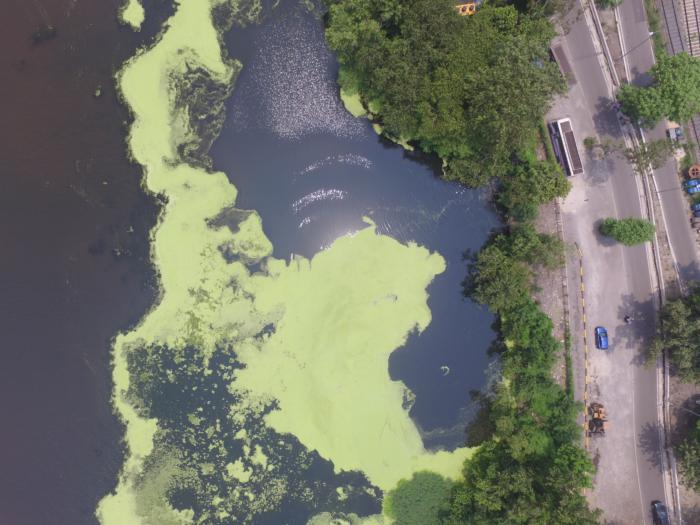
#> input picture 6 Panorana Stitching/imgs/04/kk4_DJI_0580.JPG, 700 x 525 px; its folder holds only this picture in this run
$ jupyter execute --allow-errors panorama_stitching.ipynb   (shell and % lines are left out)
#> lines starting #> are read from the running program, lines starting #| are printed output that depends on the picture
[cell 1]
import numpy as np
from skimage.io import imread
from skimage.transform import warp, ProjectiveTransform
from skimage.color import rgb2gray
from scipy.ndimage import gaussian_filter
import os
import glob
import matplotlib.pyplot as plt

[cell 2]
def load_image_sequence(folder_path):
    image_paths = sorted(glob.glob(os.path.join(folder_path, '*')))
    return [imread(p) for p in image_paths]

[cell 3]
panorama_sequence = load_image_sequence('./imgs/04')
#> panorama_sequence = 1 item
fig, ax = plt.subplots(1, len(panorama_sequence), figsize=(40, 20))
#> (the rest of this cell did not finish here and is left out)

# Keypoints extraction, Homography and RANSAC transform

[cell 4]
from skimage.feature import ORB, match_descriptors

def find_orb(image, n_keypoints=500):
    orb = ORB(n_keypoints=n_keypoints)
    orb.detect_and_extract(rgb2gray(image))
    return np.flip(orb.keypoints, axis=1), orb.descriptors # np.flip to flip yx to xy

# [8 lines left out: function center_and_normalize_points, not called in this run]

def homogenous(points):
    return np.hstack((points, np.ones((points.shape[0],1))))

def non_homogenous(homogenous_points):
    z = np.where(homogenous_points[:,2] != 0, homogenous_points[:,2], 1e-9)
    return homogenous_points[:, :2] / z[:, None]

# [39 lines left out: functions find_homography, ransac_transform, not called in this run]

# Projection to Central Image

[cell 5]
def find_simple_center_warps(forward_transforms:list):
    center_warps = forward_transforms.copy()
    center_warps.insert(len(center_warps)//2, np.eye(3))
    for i in range(len(center_warps)//2)[::-1]:
        center_warps[i] = center_warps[i+1]@center_warps[i]
    for i in range(len(center_warps)//2+1, len(center_warps)):
        center_warps[i] = center_warps[i-1]@np.linalg.inv(center_warps[i])
    return center_warps

def get_final_center_warps(image_collection, simple_center_warps):
    corners_after_warp = []
    for image, warp in zip(image_collection, simple_center_warps):
        height, width, _ = image.shape
        corners = np.array([[0, 0],
                            [0, height],
                            [width, height],
                            [width, 0]])
        corners_after_warp.append(ProjectiveTransform(warp)(corners))

    corners_after_warp = np.stack(corners_after_warp)
    bounds = np.stack((np.min(corners_after_warp.reshape(-1,2), axis=0), np.max(corners_after_warp.reshape(-1,2), axis=0))).astype(int)
    return [np.array((
        (1, 0, -bounds[0, 0]),
        (0, 1, -bounds[0, 1]),
        (0, 0, 1)
    )) @ warp for warp in simple_center_warps], (bounds[1, 1]-bounds[0, 1], bounds[1, 0]-bounds[0, 0], 3)

def warp_image(image, transform_matrix, output_shape):
    transform = ProjectiveTransform(transform_matrix)
    warped_image = warp(image, transform.inverse, output_shape=output_shape)
    warped_mask =  warp(np.ones(image.shape[:2]), transform.inverse, output_shape=output_shape[:2])
    return warped_image, warped_mask

def merge_pano(image_collection, final_center_warps, output_shape):
    panorama = np.zeros(output_shape)
    for image, warp in zip(image_collection, final_center_warps):
        warped_image, warped_mask = warp_image(image, warp, output_shape)
        panorama = np.where(warped_mask[:,:,None], warped_image, panorama)

    return panorama

[cell 6]
keypoints_descriptors = []
for image in panorama_sequence:
    keypoints_descriptors.append(find_orb(image))
#> this loop made 1 pass
#> after the loop, keypoints_descriptors = 1 item

forward_transforms = []
for i in range(len(panorama_sequence)-1):
    forward_transforms.append(ransac_transform(
        keypoints_descriptors[i][0], #xy
        keypoints_descriptors[i][1],
        keypoints_descriptors[i+1][0], #xy
        keypoints_descriptors[i+1][1],
    ))
#> this loop made 0 passes
#> after the loop, forward_transforms = []

forward_transforms
simple_center_warps = find_simple_center_warps(forward_transforms)
#> after the loop in find_simple_center_warps, `for i in range(len(center_warps)//2)[::-1]:`: center_warps = [[[1, 0, 0], [0, 1, 0], [0, 0, 1]]]
#> simple_center_warps = [[[1, 0, 0], [0, 1, 0], [0, 0, 1]]]
final_center_warps, output_shape = get_final_center_warps(panorama_sequence, simple_center_warps)
#> the loop in get_final_center_warps, `for image, warp in zip(image_collection, simple_center_warps):` made 1 pass
#> (warp, height, width, corners) on pass 1: ([[1, 0, 0], [0, 1, 0], [0, 0, 1]], 525, 700, [[0, 0], [0, 525], [700, 525], [700, 0]])
#> after the loop in get_final_center_warps, `for image, warp in zip(image_collection, simple_center_warps):`: corners_after_warp = [[[0, 0], [0, 525], [700, 525], [700, 0]]]
#> in get_final_center_warps, `corners_after_warp = np.stack(corners_after_warp)`: corners_after_warp = [[0, 0], [0, 525], [700, 525], [700, 0]]
#> in get_final_center_warps, `bounds = np.stack((np.min(corners_after_warp.reshape(-1,2), axis=0), n..`: bounds = [[0, 0], [700, 525]]
#> final_center_warps = [[[1, 0, 0], [0, 1, 0], [0, 0, 1]]]; output_shape = (525, 700, 3)
pano = merge_pano(panorama_sequence, final_center_warps, output_shape)
#> the loop in merge_pano, `for image, warp in zip(image_collection, final_center_warps):` made 1 pass
#> warp on pass 1: [[1, 0, 0], [0, 1, 0], [0, 0, 1]]
plt.figure(figsize=(30, 10))
plt.imshow(pano)

# Merge Images

[cell 7]
def get_gaussian_pyramid(image, n_layers=4, sigma=30):
    gaussian_layers = [image.astype(float)]
    for _ in range(n_layers-1):
        gaussian_layers.append(gaussian_filter(gaussian_layers[-1], sigma))
    return gaussian_layers

def get_laplacian_pyramid(image, n_layers=4, sigma=5):
    laplacian_layers = get_gaussian_pyramid(image, n_layers, sigma)
    for i in range(n_layers-1):
        laplacian_layers[i] = laplacian_layers[i]-laplacian_layers[i+1]
    return laplacian_layers

def soft_ohe(continuous_mask):
    discrete_values = np.floor(continuous_mask).astype(int)
    weight_ceil = continuous_mask-discrete_values
    weight_floor = 1-weight_ceil

    num_classes = int(np.max(np.round(continuous_mask)) + 1)
    height, width = discrete_values.shape
    soft_masks = np.zeros((num_classes, height, width), dtype=np.float32)

    rows, cols = np.indices((height, width))
    np.add.at(soft_masks, (discrete_values, rows, cols), weight_floor)

    ceil_indices = discrete_values + 1
    valid_mask = ceil_indices < num_classes
    np.add.at(
        soft_masks,
        (ceil_indices[valid_mask], rows[valid_mask], cols[valid_mask]),
        weight_ceil[valid_mask]
    )
    return soft_masks

def voronoi_mask_layers(masks, n_layers=4, sigma=30, fix_holes=False):
    index_field = np.indices(masks[0].shape)
    mask_centers = np.vstack((
        np.sum((index_field[0][None,:,:]*masks).reshape(len(masks),-1), axis=1)/np.sum(masks.reshape(len(masks),-1), axis=1),
        np.sum((index_field[1][None,:,:]*masks).reshape(len(masks),-1), axis=1)/np.sum(masks.reshape(len(masks),-1), axis=1)
    )).T
    voronoi = np.argmin(np.linalg.norm(np.dstack(index_field)[None,:,:,:] - mask_centers[:,None,None,:],axis=-1), axis=0)
    # plt.figure(figsize=(30, 10))
    plt.imshow(voronoi, cmap='grey')
    mask_layers = np.array([soft_ohe(blurred_mask) for blurred_mask in get_gaussian_pyramid(voronoi, n_layers, sigma)]).swapaxes(0,1)
    voronoi_union_mask = np.sum(soft_ohe(voronoi)*masks, axis=0)[None,None,:,:]
    if fix_holes:
        mask_layers = np.where(np.sum(masks, axis=0)[None,None,:,:]==1, masks[:,None,:,:], mask_layers)
        return mask_layers
    return mask_layers*voronoi_union_mask

def gaussian_merge_pano(image_collection, final_center_warps, output_shape, n_layers=4, image_sigma=5, merge_sigma=50, fix_holes=False):
    masks = []
    image_layers = []
    for image, warp in zip(image_collection, final_center_warps):
        warped_image, warped_mask = warp_image(image, warp, output_shape)
        masks.append(warped_mask)
        image_layers.append(get_laplacian_pyramid(warped_image, n_layers, image_sigma))

    mask_layers = voronoi_mask_layers(np.array(masks), n_layers, merge_sigma, fix_holes)
    image_layers = np.array(image_layers)
    return np.sum(np.sum(mask_layers[:,:,:,:,None] * image_layers, axis=0), axis=0)

[cell 8]
pano = gaussian_merge_pano(panorama_sequence, final_center_warps, output_shape)
#> the loop in gaussian_merge_pano, `for image, warp in zip(image_collection, final_center_warps):` made 1 pass
#> after the loop in gaussian_merge_pano, `for image, warp in zip(image_collection, final_center_warps):`: image_layers = 1 item
#> in voronoi_mask_layers, `mask_centers = np.vstack(( np.sum((index_field[0][None,:,:]*masks).res..`: mask_centers = [[262, 349.5]]
#> in soft_ohe, `num_classes = int(np.max(np.round(continuous_mask)) + 1)`: num_classes = 1
plt.figure(figsize=(10, 5))
plt.imshow(pano)

# Cylindrical Coordinates

[cell 9]
def warp_cylindrical(image, C=1):
    height, width = image.shape[:2]
    S = width/np.pi*C
    K = np.array((
        (S, 0, width/2),
        (0, S, height/2),
        (0, 0, 1)
    ))
    y, x = np.indices((height, width))
    coordinates_homogenous = np.vstack((x.ravel(), y.ravel(), np.ones(x.size)))
    coordinates_centered = np.linalg.inv(K) @ coordinates_homogenous
    new_x, new_y, _ = K @ np.array((
        np.tan(coordinates_centered[0]),
        coordinates_centered[1]/np.cos(coordinates_centered[0]),
        np.ones_like(coordinates_centered[0])
    ))

    warped_image = np.zeros_like(image)
    for i in range(3):
        warped_image[:, :, i] = warp(image[:, :, i], np.vstack((new_y, new_x)).reshape(2,height,width))
    print(warped_image.shape)

    bnw_warped_image = np.sum(warped_image, axis=-1)
    warped_image = warped_image[np.sum(bnw_warped_image, axis=1)!=0][:, np.sum(bnw_warped_image, axis=0)!=0]
    return warped_image

[cell 10]
pano_cylindrical = warp_cylindrical(pano, 2)
#> after the loop in warp_cylindrical, `for i in range(3):`:
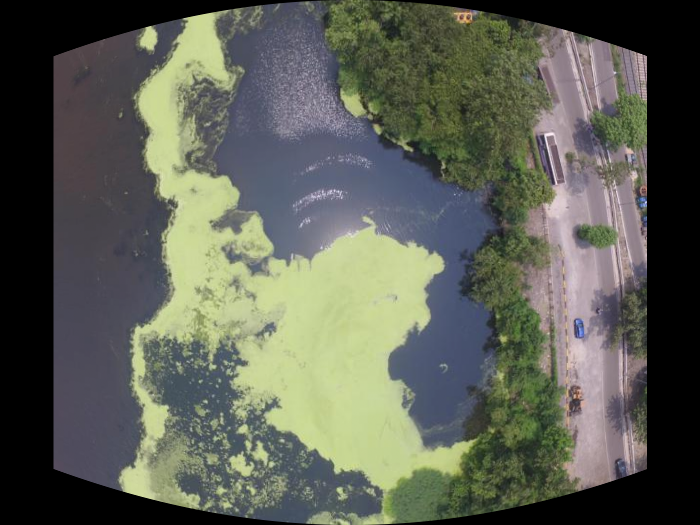
#> warped_image: shape (525, 700, 3) float64; mean of channels 0, 1, 2 0.363, 0.376, 0.333; drawn as R, G, B
#| (525, 700, 3)
#> in warp_cylindrical, `bnw_warped_image = np.sum(warped_image, axis=-1)`:
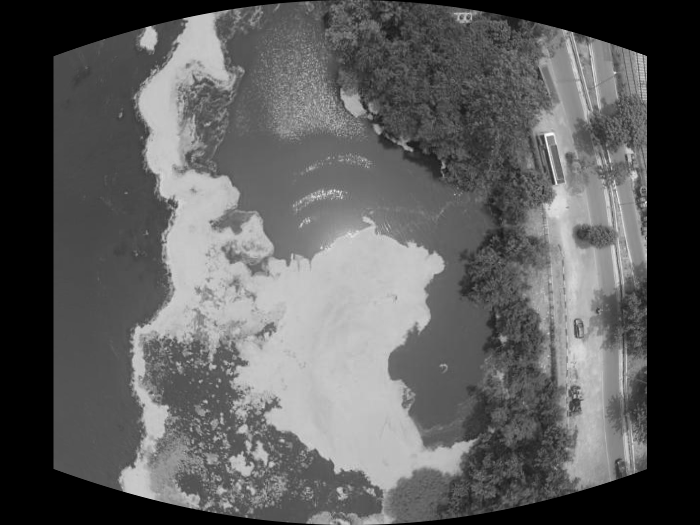
#> bnw_warped_image: shape (525, 700) float64; min 0, max 2.91, mean 1.07; drawn with min black and max white
#> in warp_cylindrical, `warped_image = warped_image[np.sum(bnw_warped_image, axis=1)!=0][:, np..`:
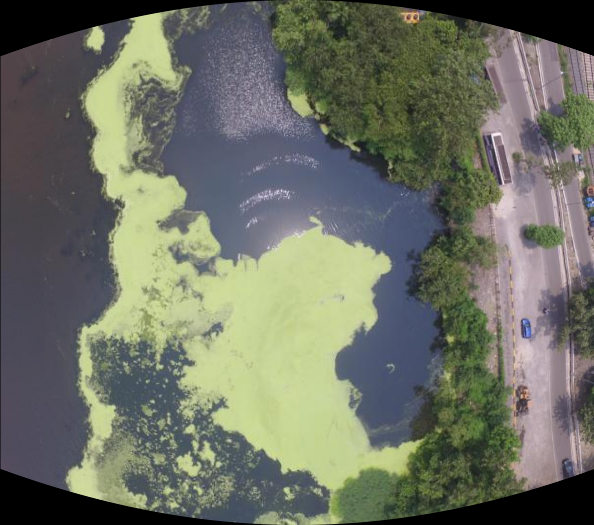
#> warped_image: shape (525, 594, 3) float64; mean of channels 0, 1, 2 0.428, 0.443, 0.392; drawn as R, G, B

$ run again, on 6 Panorana Stitching/imgs/04/kk4_DJI_0584.JPG
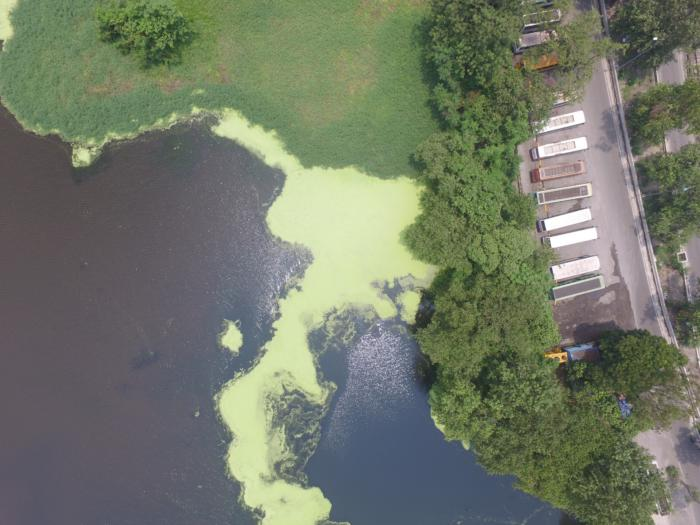
#> input picture 6 Panorana Stitching/imgs/04/kk4_DJI_0584.JPG, 700 x 525 px
#> panorama_sequence = 1 item
#> the loop `for image in panorama_sequence:` made 1 pass
#> after the loop `for i in range(len(panorama_sequence)-1):`: forward_transforms = []
#> after the loop in find_simple_center_warps, `for i in range(len(center_warps)//2)[::-1]:`: center_warps = [[[1, 0, 0], [0, 1, 0], [0, 0, 1]]]
#> the loop in get_final_center_warps, `for image, warp in zip(image_collection, simple_center_warps):` made 1 pass
#> (warp, height, width, corners) on pass 1: ([[1, 0, 0], [0, 1, 0], [0, 0, 1]], 525, 700, [[0, 0], [0, 525], [700, 525], [700, 0]])
#> after the loop in get_final_center_warps, `for image, warp in zip(image_collection, simple_center_warps):`: corners_after_warp = [[[0, 0], [0, 525], [700, 525], [700, 0]]]
#> in get_final_center_warps, `corners_after_warp = np.stack(corners_after_warp)`: corners_after_warp = [[0, 0], [0, 525], [700, 525], [700, 0]]
#> bounds = [[0, 0], [700, 525]]
#> final_center_warps = [[[1, 0, 0], [0, 1, 0], [0, 0, 1]]]; output_shape = (525, 700, 3)
#> the loop in merge_pano, `for image, warp in zip(image_collection, final_center_warps):` made 1 pass
#> warp on pass 1: [[1, 0, 0], [0, 1, 0], [0, 0, 1]]
#> the loop in gaussian_merge_pano, `for image, warp in zip(image_collection, final_center_warps):` made 1 pass
#> after the loop in gaussian_merge_pano, `for image, warp in zip(image_collection, final_center_warps):`: image_layers = 1 item
#> mask_centers = [[262, 349.5]]
#> voronoi: shape (525, 700) int64; every value is 0
#> num_classes = 1
#> ceil_indices: shape (525, 700) int64; every value is 1
#> valid_mask: shape (525, 700) bool; every value is 0
#> after the loop in warp_cylindrical, `for i in range(3):`:
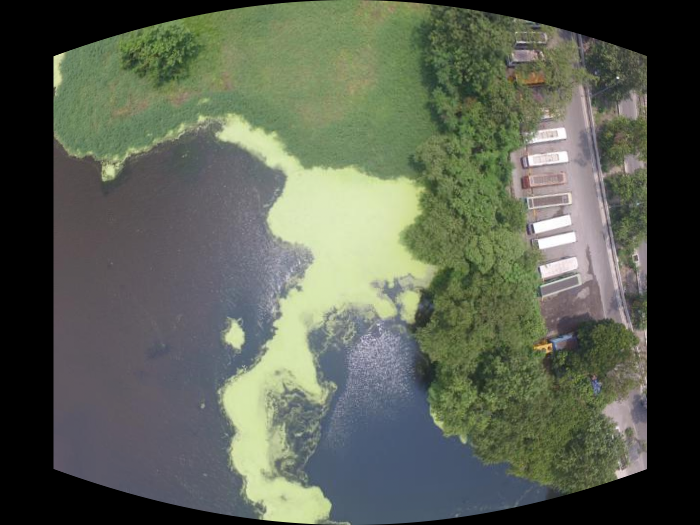
#> warped_image: shape (525, 700, 3) float64; mean of channels 0, 1, 2 0.357, 0.382, 0.327; drawn as R, G, B
#| (525, 700, 3)
#> in warp_cylindrical, `warped_image = warped_image[np.sum(bnw_warped_image, axis=1)!=0][:, np..`:
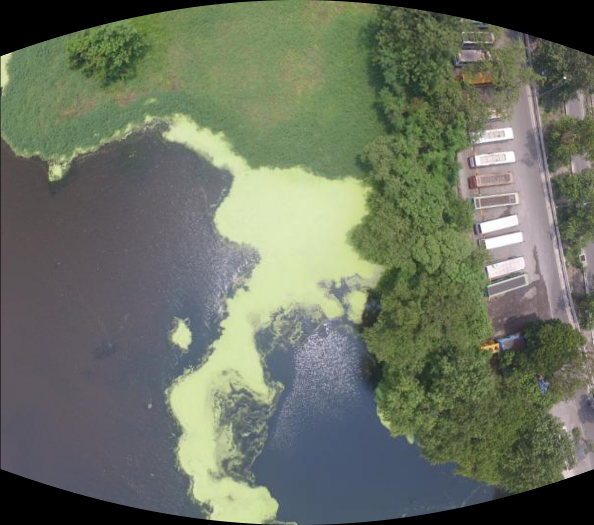
#> warped_image: shape (525, 594, 3) float64; mean of channels 0, 1, 2 0.421, 0.451, 0.385; drawn as R, G, B

$ run again, on 6 Panorana Stitching/imgs/04/kk4_DJI_0585.JPG
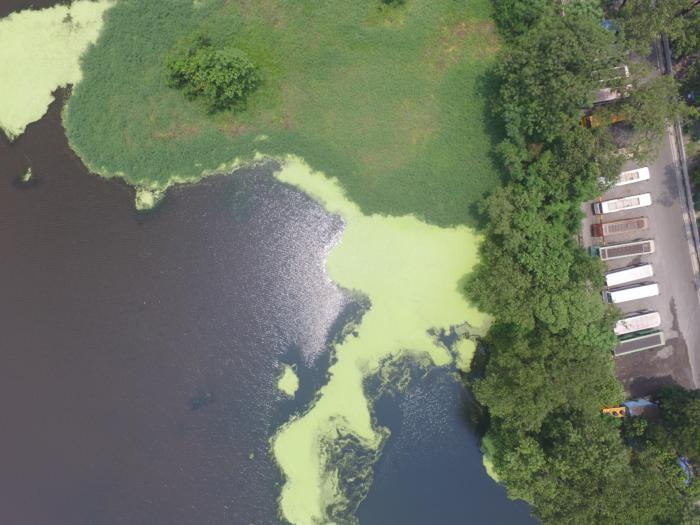
#> input picture 6 Panorana Stitching/imgs/04/kk4_DJI_0585.JPG, 700 x 525 px
#> panorama_sequence = 1 item
#> the loop `for image in panorama_sequence:` made 1 pass
#> after the loop `for i in range(len(panorama_sequence)-1):`: forward_transforms = []
#> after the loop in find_simple_center_warps, `for i in range(len(center_warps)//2)[::-1]:`: center_warps = [[[1, 0, 0], [0, 1, 0], [0, 0, 1]]]
#> the loop in get_final_center_warps, `for image, warp in zip(image_collection, simple_center_warps):` made 1 pass
#> (warp, height, width, corners) on pass 1: ([[1, 0, 0], [0, 1, 0], [0, 0, 1]], 525, 700, [[0, 0], [0, 525], [700, 525], [700, 0]])
#> after the loop in get_final_center_warps, `for image, warp in zip(image_collection, simple_center_warps):`: corners_after_warp = [[[0, 0], [0, 525], [700, 525], [700, 0]]]
#> in get_final_center_warps, `corners_after_warp = np.stack(corners_after_warp)`: corners_after_warp = [[0, 0], [0, 525], [700, 525], [700, 0]]
#> bounds = [[0, 0], [700, 525]]
#> final_center_warps = [[[1, 0, 0], [0, 1, 0], [0, 0, 1]]]; output_shape = (525, 700, 3)
#> the loop in merge_pano, `for image, warp in zip(image_collection, final_center_warps):` made 1 pass
#> warp on pass 1: [[1, 0, 0], [0, 1, 0], [0, 0, 1]]
#> the loop in gaussian_merge_pano, `for image, warp in zip(image_collection, final_center_warps):` made 1 pass
#> after the loop in gaussian_merge_pano, `for image, warp in zip(image_collection, final_center_warps):`: image_layers = 1 item
#> mask_centers = [[262, 349.5]]
#> voronoi: shape (525, 700) int64; every value is 0
#> num_classes = 1
#> ceil_indices: shape (525, 700) int64; every value is 1
#> valid_mask: shape (525, 700) bool; every value is 0
#> after the loop in warp_cylindrical, `for i in range(3):`:
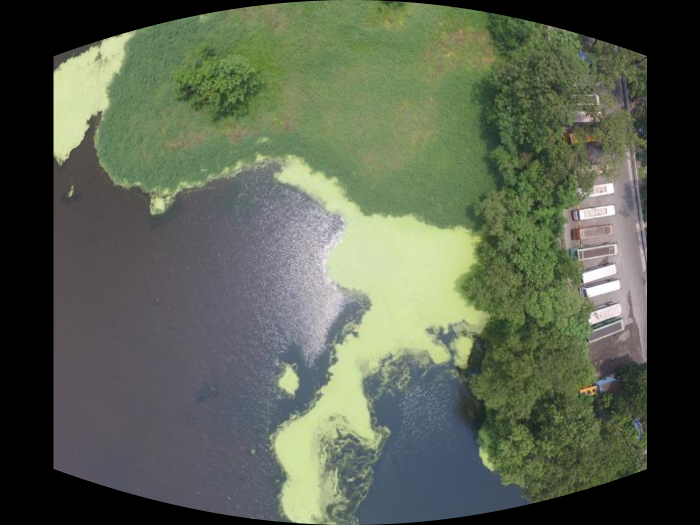
#> warped_image: shape (525, 700, 3) float64; mean of channels 0, 1, 2 0.349, 0.381, 0.314; drawn as R, G, B
#| (525, 700, 3)
#> in warp_cylindrical, `warped_image = warped_image[np.sum(bnw_warped_image, axis=1)!=0][:, np..`:
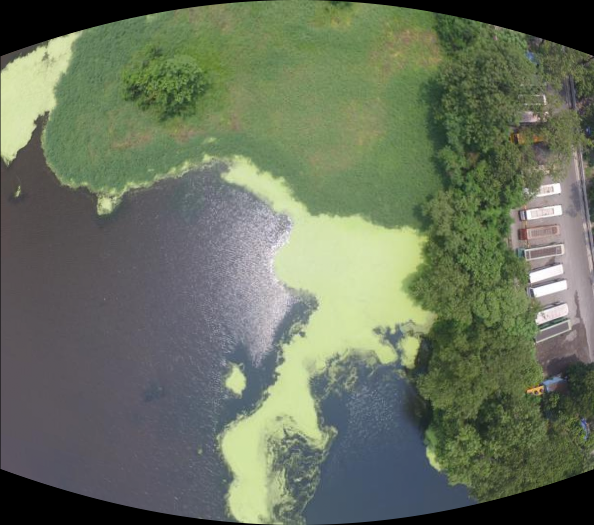
#> warped_image: shape (525, 594, 3) float64; mean of channels 0, 1, 2 0.411, 0.449, 0.37; drawn as R, G, B
